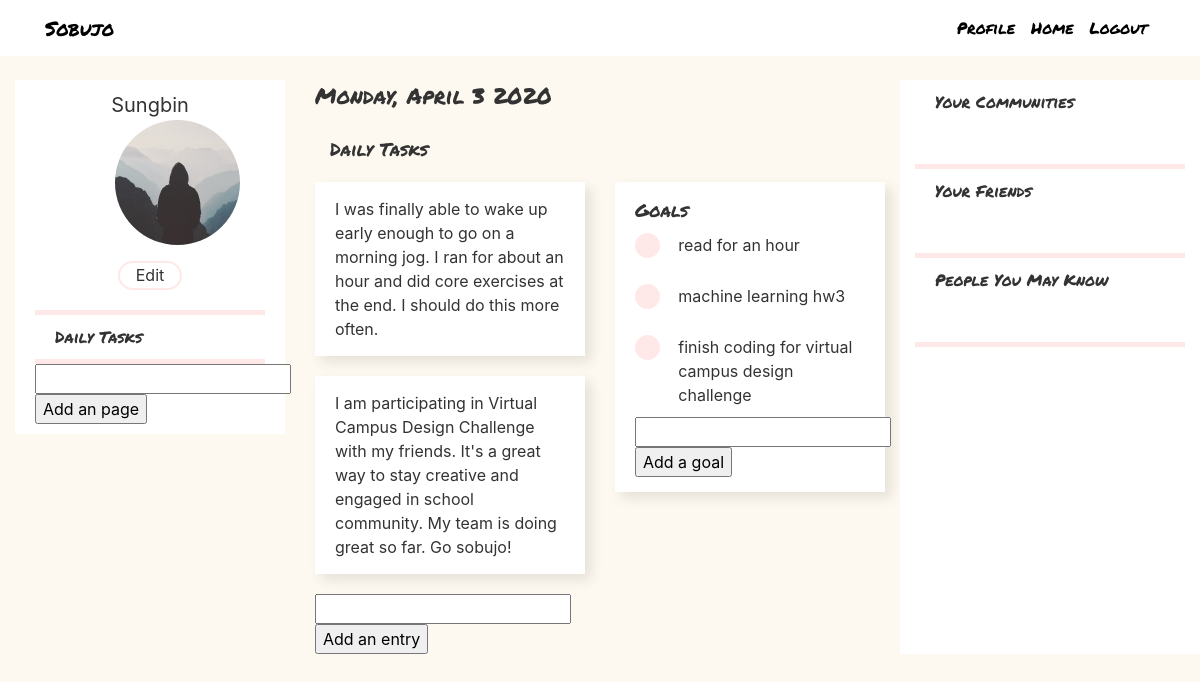
The page /journal (signed in) on the database its author committed.
### flaskblog/models.py (models this page shows, shortened)
class User(db.Model, UserMixin):
    id = db.Column(db.Integer, primary_key=True)
    username = db.Column(db.String(20), unique=True, nullable=False)
    email = db.Column(db.String(120), unique=True, nullable=False)
    image_file = db.Column(db.String(20), nullable=False, default='default.jpg')
    password = db.Column(db.String(60), nullable=False)
    pages = db.relationship("Page", backref="user")
    friends = db.relationship("User", secondary=friendship,
                           primaryjoin=id==friendship.c.friend_a_id,
                           secondaryjoin=id==friendship.c.friend_b_id)
    community = db.relationship("Community", secondary=membership, backref="members")
    comments = db.relationship("Comment", backref="author") # received

class Page(db.Model):
    id = db.Column(db.Integer, primary_key=True)
    user_id = db.Column(db.Integer, db.ForeignKey('user.id')) # can be nullable
    community_id = db.Column(db.Integer, db.ForeignKey('community.id')) # can be nullable
    title = db.Column(db.String(100), nullable=False)
    entries = db.relationship("Entry", backref="page")
    goals = db.relationship("Goal", backref="page")

class Entry(db.Model):
    id = db.Column(db.Integer, primary_key=True)
    page_id = db.Column(db.Integer, db.ForeignKey('page.id'), nullable=False)
    text = db.Column(db.String(500), nullable=False)
    comments = db.relationship("Comment", backref="entry")

class Goal(db.Model):
    id = db.Column(db.Integer, primary_key=True)
    page_id = db.Column(db.Integer, db.ForeignKey('page.id'), nullable=False)
    text = db.Column(db.String(500), nullable=False)
    comments = db.relationship("Comment", backref="goal")

### flaskblog/routes.py (the view)
@app.route("/journal")
@login_required
def journal():
    pages = Page.query.filter_by(user_id=current_user.id).all()
    entries = {}
    goals = {}
    for page in pages:
        entries[page.id] = Entry.query.filter_by(page_id=page.id).all()
        goals[page.id] = Goal.query.filter_by(page_id=page.id).all()
    image_file = url_for('static', filename='profile_pics/' + current_user.image_file)
    return render_template('profile.html', pages=pages, entries=entries, goals=goals, image_file=image_file)

### flaskblog/models.py (called while the page is built)
@login_manager.user_loader
def load_user(user_id):
    return User.query.get(int(user_id))

### flaskblog/templates/profile.html
{% extends "layout.html" %}
{% block content %}
<div class="row">
    <div class="col-md-4">
        <div class="content-section">
            <div class="account-heading">{{ current_user.username }}</div>
            <img class="rounded-circle account-img" src="{{ image_file }}">
            <div class="edit-profile">Edit</div>
            <div class="pink-divider"></div>
            {% for page in pages %}
            <div class="sidebar-journal">{{page.title}}</div>
            <div class="pink-divider"></div>
            {% endfor %}
            <form>
                <input type="text" id="page">
                <input type="submit" value="Add an page" onclick="addPage()">
            </form>
        </div>
    </div>
    <div class="col-md-8">
        <div class="date-style">Monday, April 3 2020</div>
        <br>
        {% for page in pages %}
        <div class="row">
            <div class="header-style">{{ page.title }} </div>
        </div>
        <div class="row">
            <div class="col-md-6">
                <div class="entry-section">
                    {% for entry in entries.get(page.id) %}
                    <div class="entry-style"> {{ entry.text }} </div>
                    {% endfor %}
                    <form>
                        <input type="text" id="{{page.id}}-entry">
                        <input type="submit" value="Add an entry" onclick="addEntry({{page.id}})">
                    </form>
                </div>
            </div>
            <div class="col-md-6">
                <div class="entry-style">
                    <div class="goal-style"> Goals </div>
                    {% for goal in goals.get(page.id) %}
                    <div class="row individual-goal">
                        <div class="col-md-2">
                            <div class="dot"></div>
                        </div>
                        <div class="col-md-10">
                            <div> {{ goal.text }} </div>
                        </div>
                    </div>
                    {% endfor %}
                    <form>
                        <input type="text" id="{{page.id}}-goal">
                        <input type="submit" value="Add a goal" onclick="addGoal({{page.id}})">
                    </form>
                </div>
            </div>
        </div>
    {% endfor %}
    </div>
</div>
{% endblock content %}

### flaskblog/static/main.css (style rules this page uses)
body { background-color: #FEF9F0; color: #333333; margin-top: 5rem; }
.content-section { background: #ffffff; padding: 10px 20px; }
.sidebar-journal { background: #ffffff; padding: 10px 20px; font-family: "Permanent Marker"; }
.account-img { height: 125px; width: 125px; margin-bottom: 16px; margin-right: 80px; margin-left: 80px; }
.account-heading { font-size: 20px; text-align: center; }
.pink-divider { background-color: #FFE8E8; height: 5px; width: 100%; }
.edit-profile { width: 64px; height: 29px; margin-left: auto; margin-right: auto; background: #FFFFFF; border: 2px solid #FFE8E8; box-sizing: border-box; border-radius: 50px; text-align: center; margin-bottom: 20px; }
.date-style { font-family: "Permanent Marker"; font-size: 22px; line-height: 32px; }
.header-style { font-family: "Permanent Marker"; font-size: 18px; line-height: 26px; margin-left: 30px; }
.dot { height: 25px; width: 25px; background-color: #FFE8E8; border-radius: 50%; display: inline-block; }
.entry-style { margin-top: 20px; background: #ffffff; padding: 15px 20px; box-shadow: 6px 6px 12px rgba(0, 0, 0, 0.1); margin-bottom: 20px; }
.goal-style { font-family: "Permanent Marker"; font-size: 18px; line-height: 26px; }
.individual-goal { padding-top: 10px; padding-bottom: 10px; }

### rows shown on the page
User: username "Sungbin"
Page: title "Daily Tasks"
Entry: text "I was finally able to wake up early enough to go on a morning jog. I ran for about an hour and did core exercises at the end. I should do this more often."
Entry: text "I am participating in Virtual Campus Design Challenge with my friends. It's a great way to stay creative and engaged in school community. My team is doing great so far. Go sobujo!"
Goal: text "read for an hour"
Goal: text "machine learning hw3"
Goal: text "finish coding for virtual campus design challenge"
